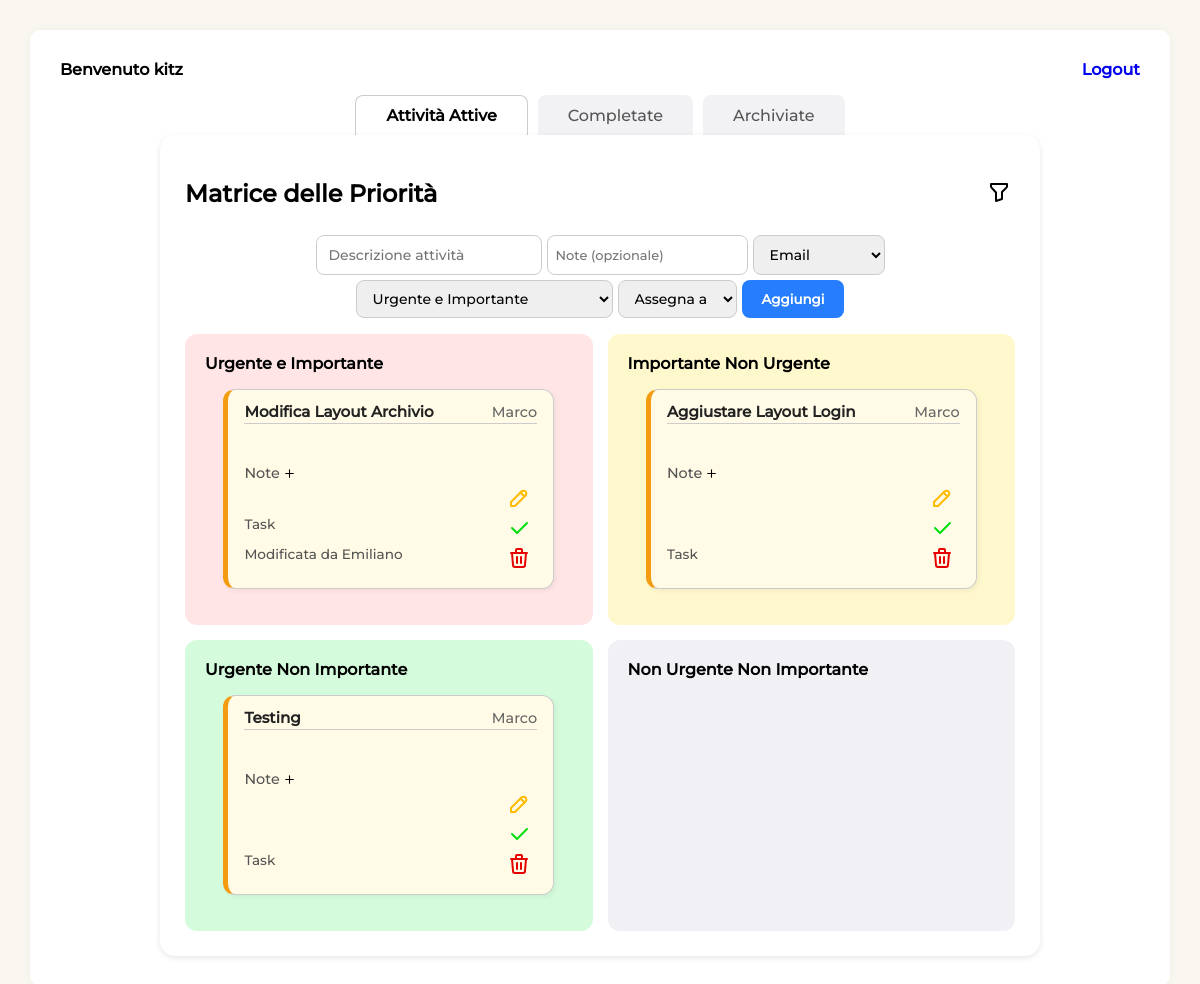
The page /home/ (signed in) on the database its author committed.
### sbk_app/models.py (models this page shows, shortened)
class Task(models.Model):
    TIPO_CHOICES = [
        ('Email', 'Email'),
        ('Telefono', 'Telefono'),
        ('Documento', 'Documento'),
        ('Call', 'Call'),
        ('Task', 'Task'),
        ('Decisione', 'Decisione'),
    ]
    PRIORITA_CHOICES = [
        ('UI', 'Urgente e Importante'),
        ('IN', 'Importante Non Urgente'),
        ('UN', 'Urgente Non Importante'),
        ('NN', 'Non Urgente Non Importante'),
    ]
    descrizione = models.CharField(max_length=25)
    tipo = models.CharField(max_length=20, choices=TIPO_CHOICES)
    priorita = models.CharField(max_length=2, choices=PRIORITA_CHOICES)
    creatore = models.ForeignKey(User, on_delete=models.CASCADE)
    modificato_da = models.ForeignKey(User, on_delete=models.SET_NULL, null=True, blank=True, related_name='tasks_modifica')
    assegnato_a = models.ForeignKey(User, null=True, blank=True, on_delete=models.SET_NULL, related_name="task_assegnate")
    completata = models.BooleanField(default=False)
    archiviata = models.BooleanField(default=False)
    data_creazione = models.DateField(null=True, blank=True)
    data_completamento = models.DateField(null=True, blank=True)
    data_archiviazione = models.DateField(null=True, blank=True)
    note = models.TextField(blank=True, null=True)

### sbk_app/views.py (the view, shortened to what this page needs)
# urls.py: path('home/', include('sbk_app.urls')),
@login_required(login_url='/accounts/login/')
def home(request):
    user = request.user
    assegnato_user = None
    oggi = timezone.now().date()
    if user.is_superuser:
        tasks_ui = Task.objects.filter(priorita='UI', completata=False)
        tasks_in = Task.objects.filter(priorita='IN', completata=False)
        tasks_un = Task.objects.filter(priorita='UN', completata=False)
        tasks_nn = Task.objects.filter(priorita='NN', completata=False)
        completate = Task.objects.filter(completata=True, archiviata=False, data_completamento=oggi)
        storico_tasks = Task.objects.filter(completata=True, archiviata=True).order_by('-data_archiviazione')
        utenti = User.objects.all()
    context = {
        'tasks_ui': tasks_ui,
        'tasks_in': tasks_in,
        'tasks_un': tasks_un,
        'tasks_nn': tasks_nn,
        'completate': completate,
        'utenti': utenti,
        'storico_tasks': storico_tasks,
    }
    return render(request, "home.html", context)

### sbk_app/templates/home.html (shortened to what this page needs)
{% load static %}
<!DOCTYPE html>
<html lang="it">
<head>
  <link rel="stylesheet" href="{% static 'style.css' %}">
</head>
<body>
  <div class="container">
    {% if user.is_authenticated %}
    <div class="header" id="header" data-logged="{{user.username}}">
      <h3>Benvenuto {{ user.username }}</h3>
      <h3><a href="{% url 'logout' %}">Logout</a></h3>
    </div>
    {% endif %}
    <div class="tabs" id="tabs">
      <button class="tab active" type="button" data-tab="attive">Attività Attive</button>
      <button class="tab" type="button" data-tab="completate">Completate</button>
      <button class="tab" type="button" data-tab="storico">Archiviate</button>
    </div>
    <div class="card tab-content active" id="attive">
      <div class="task-filter-bar">
        <h2>Matrice delle Priorità </h2>
        <div class="dropdown">
          <button id="filterToggle" class="dropbtn" aria-haspopup="true" aria-expanded="false">
            <img src="{% static 'icone/filter.svg' %}" alt="Filtri" style="width: 24px; height: 24px;">
          </button>
        </div>
      </div>
      <form method="POST" class="input-group" id="input-group">
        <input maxlength="25" title="Max 25 caratteri" type="text" name="descrizione" id="descrizione"
          placeholder="Descrizione attività">
        <textarea name="note" id="note" placeholder="Note (opzionale)" rows="3"></textarea>
        <select name="tipo" id="tipo" title="Tipo di Task" required>
          <option value="Email">Email</option>
        </select>
        <select name="priorita" id="priorita" title="Priorità" required>
          <option value="UI">Urgente e Importante</option>
        </select>
        {% if user.is_superuser %}
        <select name="assegnato_a" id="assegnato_a">
          <option value="" selected>Assegna a</option>
        </select>
        {% endif %}
        <button type="submit" class="add-button" id="form-button">Aggiungi</button>
      </form>
      <div class="priority-grid">
        <div class="priority urgent-important" data-priority-code="UI">
          <h3>Urgente e Importante</h3>
          <div class="task-list">
            {% for task in tasks_ui %}
            <div class="task-card" data-task-id={{task.id}} data-priorita="{{ task.priorita }}"
              data-creazione="{{ task.data_creazione|date:'d/m/Y' }}" data-user="{{task.creatore.username}}">
              <div class="task-header">
                <div class="task-title">{{ task.descrizione }}</div>
                <div class="task-creator">{{ task.creatore.username }}</div>
              </div>
              {% if task.note %}
              <div class="collapsible-note-container">
                <div class="note-header">
                  <h4 class="collapsible-note-trigger">Note</h4>
                </div>
              </div>
              {% endif %}
              <div class="task-details">
                <div class="task-type">
                  <div class="task-pie">
                    <p> {{ task.tipo }}</p>
                    {% if task.modificato_da and task.modificato_da.username != task.creatore.username %}
                    <p class="task-info">Modificata da {{ task.modificato_da.username }}</p>
                    {% endif %}
                  </div>
                </div>
                <div class="task-actions">
                  <button class="edit-task" data-task-id="{{ task.id }}" data-tipo="{{ task.tipo }}"
                    data-priorita="{{ task.priorita }}" title="Modifica"> <img
                      src="{% static 'icone/pencil.svg' %}" /></button>
                  <button class="complete-task" data-task-id="{{ task.id }}" title="Completa"> <img
                      src="{% static 'icone/check.svg' %}" /></button>
                  <button class="delete-task" data-task-id="{{ task.id }}" title="Elimina"> <img
                      src="{% static 'icone/trash.svg' %}" /></button>
                </div>
              </div>
            </div>
            {% endfor %}
          </div>
        </div>
        <div class="priority important-not-urgent" data-priority-code="IN">
          <h3>Importante Non Urgente</h3>
          <div class="task-list">
            {% for task in tasks_in %}
            <div class="task-card" data-task-id={{task.id}} data-priorita="{{ task.priorita }}"
              data-creazione="{{ task.data_creazione|date:'d/m/Y' }}" data-user="{{task.creatore.username}}">
              <div class="task-header">
                <div class="task-title">{{ task.descrizione }}</div>
                <div class="task-creator">{{ task.creatore.username }}</div>
              </div>
              {% if task.note %}
              <div class="collapsible-note-container">
                <div class="note-header">
                  <h4 class="collapsible-note-trigger">Note</h4>
                </div>
              </div>
              {% endif %}
              <div class="task-details">
                <div class="task-type">
                  <div class="task-pie">
                    <p> {{ task.tipo }}</p>
                  </div>
                </div>
                <div class="task-actions">
                  <button class="edit-task" data-task-id="{{ task.id }}" data-tipo="{{ task.tipo }}"
                    data-priorita="{{ task.priorita }}" title="Modifica"> <img
                      src="{% static 'icone/pencil.svg' %}" /></button>
                  <button class="complete-task" data-task-id="{{ task.id }}" title="Completa"> <img
                      src="{% static 'icone/check.svg' %}" /></button>
                  <button class="delete-task" data-task-id="{{ task.id }}" title="Elimina"> <img
                      src="{% static 'icone/trash.svg' %}" /></button>
                </div>
              </div>
            </div>
            {% endfor %}
          </div>
        </div>
        <div class="priority urgent-not-important" data-priority-code="UN">
          <h3>Urgente Non Importante</h3>
          <div class="task-list">
            {% for task in tasks_un %}
            <div class="task-card" data-task-id={{task.id}} data-priorita="{{ task.priorita }}"
              data-creazione="{{ task.data_creazione|date:'d/m/Y' }}" data-user="{{task.creatore.username}}">
              <div class="task-header">
                <div class="task-title">{{ task.descrizione }}</div>
                <div class="task-creator">{{ task.creatore.username }}</div>
              </div>
              {% if task.note %}
              <div class="collapsible-note-container">
                <div class="note-header">
                  <h4 class="collapsible-note-trigger">Note</h4>
                </div>
              </div>
              {% endif %}
              <div class="task-details">
                <div class="task-type">
                  <div class="task-pie">
                    <p> {{ task.tipo }}</p>
                  </div>
                </div>
                <div class="task-actions">
                  <button class="edit-task" data-task-id="{{ task.id }}" data-tipo="{{ task.tipo }}"
                    data-priorita="{{ task.priorita }}" title="Modifica"> <img
                      src="{% static 'icone/pencil.svg' %}" /></button>
                  <button class="complete-task" data-task-id="{{ task.id }}" title="Completa"> <img
                      src="{% static 'icone/check.svg' %}" /></button>
                  <button class="delete-task" data-task-id="{{ task.id }}" title="Elimina"> <img
                      src="{% static 'icone/trash.svg' %}" /></button>
                </div>
              </div>
            </div>
            {% endfor %}
          </div>
        </div>
        <div class="priority not-urgent-not-important" data-priority-code="NN">
          <h3>Non Urgente Non Importante</h3>
        </div>
      </div>
    </div>
</body>
</html>

### rows shown on the page
Task: descrizione "Modifica Layout Archivio", creatore.username "Marco", tipo "Task", modificato_da.username "Emiliano"
Task: descrizione "Aggiustare Layout Login", creatore.username "Marco", tipo "Task"
Task: descrizione "Testing", creatore.username "Marco", tipo "Task"

### other values the page prints
{{ user.username }} "kitz"
